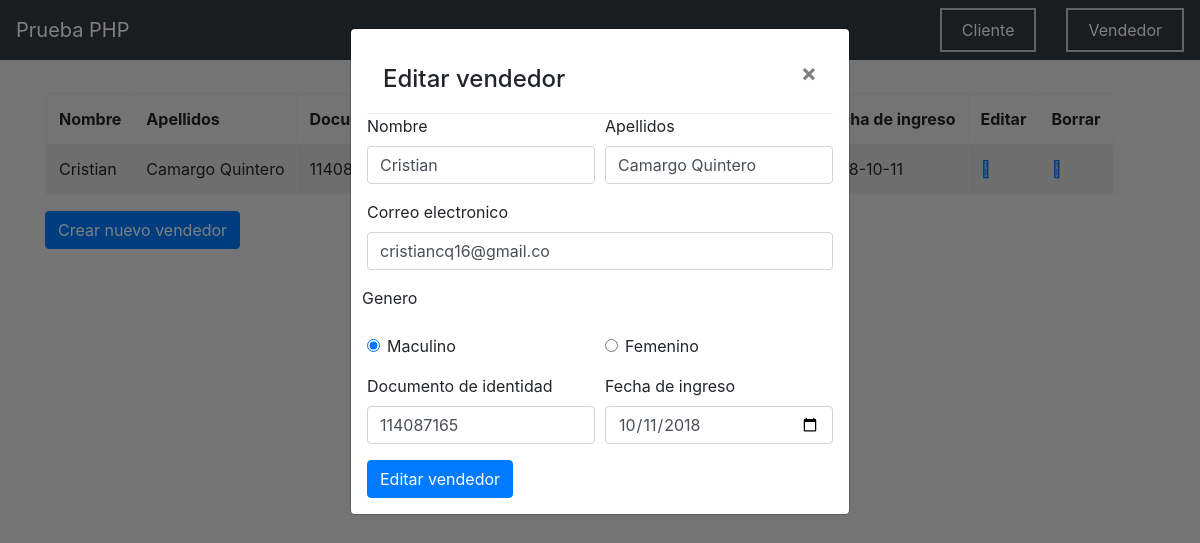
The page /vendedores.php?editar=76 on the database its author committed.
### tables this page shows
CREATE TABLE `vendedores` (
  `id` int(10) NOT NULL AUTO_INCREMENT,
  `nombre` varchar(20) NOT NULL,
  `apellidos` varchar(20) NOT NULL,
  `docIdent` varchar(20) NOT NULL,
  `email` varchar(40) NOT NULL,
  `genero` varchar(20) NOT NULL,
  `fecha` date NOT NULL,
  PRIMARY KEY (`id`)
);

### vendedores.php (the view, shortened to what this page needs)
<?php include_once 'includes/header.php' ?>
    <div class="container">
        <div class="row">
            <div class="col mt-3">
            </div>
        </div>
    </div>
    <div class="container">
        <div class="row mt-3">
            <div class="col">
                <table class="table table-striped table-bordered table-hover table table-responsive">
                    <thead>
                        <tr>
                            <th>
                                Nombre
                            </th>
                            <th>
                                Apellidos
                            </th>
                            <th>
                                Documento de identidad
                            </th>
                            <th>
                            </th>
                            <th>
                            </th>
                            <th>
                                Fecha de ingreso
                            </th>
                            <th>
                                Editar
                            </th>
                            <th>
                                Borrar
                            </th>
                        </tr>
                    </thead>
                    <tbody>
                        <?php
                        require('funciones/bd_conexion.php');
                        $sqlSelect="SELECT * from vendedores";
                        $resultadoSelect = $conn->query($sqlSelect);
                        while($vendedores = $resultadoSelect->fetch_assoc()){
                        ?>
                        <tr>
                            <td><?php echo $vendedores['nombre'];?></td>
                            <td><?php echo $vendedores['apellidos'];?></td>
                            <td><?php echo $vendedores['docIdent'];?></td>
                            <td><?php echo $vendedores['email'];?></td>
                            <td><?php echo $vendedores['genero'];?></td>
                            <td><?php echo $vendedores['fecha'];?></td>
                            <td> <a href="vendedores.php?editar=<?php echo $vendedores['id'];?>"><i class="fal fa-user-edit"></i></a></td>
                            <td> <a href="vendedores.php?borrar=<?php echo $vendedores['id'];?>"><i class="fal fa-user-minus"></i></a></td>
                        </tr>
                        <?php } ?>
                    </tbody>
                </table>
            </div>
        </div>
    </div>
    <div class="container">
        <div class="row">
            <div class="col">
                <button class="btn btn-primary" data-toggle="modal" data-target="#fm-modal">Crear nuevo vendedor</button>
            </div>
        </div>
    </div>
    <?php
    if(isset($_GET['editar'])){
    include 'includes/editarv.php';
    };
    ?>
</body>
</html>

### includes/editarv.php (shortened to what this page needs)
<?php
    if (isset($_GET['editar'])) {
        $editar_id = $_GET['editar'];
    $sqlEdit = "SELECT * FROM vendedores where id ='$editar_id'";
    $resultadoEdit = $conn->query($sqlEdit);
    $rowEdit = $resultadoEdit->fetch_array();
    $nombre =$rowEdit['nombre'];
    $apellidos =$rowEdit['apellidos'];
    $docIdent =$rowEdit['docIdent'];
    $email =$rowEdit['email'];
    $genero =$rowEdit['genero'];
    $fecha =$rowEdit['fecha'];
    }
?>
<div class="container">
        <div class="row">
            <div class="col mt-3">
                <div class="modal fade" id="edit-modal" tabindex="-1" role="dialog" area-labelledby="edit-modal"
                    area-hidden="true">
                    <div class="modal-dialog">
                        <div class="modal-content">
                            <div class="modal-body">
                                <div class="modal-header">
                                    <h4 class="modal-title">Editar vendedor</h4>
                                    <button class="close" data-dismiss="modal" aria-label="Cerrar">
                                        <span aria-hidden="true">&times;</span>
                                    </button>
                                </div>
                                <form action="" method="POST">
                                    <div class="form-row">
                                        <div class="form-group col-md-6">
                                            <label for="nombre">Nombre</label>
                                            <input required type="text" class="form-control" id="nombre" placeholder="Nombre"
                                                name="nombre" value="<?php echo $nombre;?>">
                                        </div>
                                        <div class="form-group col-md-6">
                                            <label for="apellido">Apellidos</label>
                                            <input required type="text" class="form-control" id="apellido" placeholder="Apellidos"
                                                name="apellidos" value="<?php echo $apellidos;?>">
                                        </div>
                                    </div>
                                    <div class="form-group">
                                        <label for="email">Correo electronico</label>
                                        <input required type="email" class="form-control" id="email" placeholder="Correo electronico"
                                            name="email" value="<?php echo $email;?>">
                                    </div>
                                    <div class="form-row">
                                        <div class="form-group">
                                            <label for="genero">Genero</label>
                                        </div>
                                    </div>
                                    <div class="form-row">
                                        <div class="form-group col-6">
                                            <div class="form-check">
                                                <input required class="form-check-input" type="radio" name="genero" value="masculino"
                                                <?php
                                                if ($genero=='masculino') {
                                                    echo "checked";
                                                }
                                                ?>
                                                >
                                                <label class="form-check-label" for="masculino">
                                                    Maculino
                                                </label>
                                            </div>
                                        </div>
                                        <div class="form-group col-6">
                                            <div class="form-check">
                                                <input required class="form-check-input" type="radio" name="genero" value="femenino"
                                                <?php
                                                if ($genero=='femenino') {
                                                    echo "checked";
                                                }
                                                ?>
                                                >
                                                <label class="form-check-label" for="femenino">
                                                    Femenino
                                                </label>
                                            </div>
                                        </div>
                                    </div>
                                    <div class="form-row">
                                        <div class="form-group col-md-6">
                                            <label for="direccion">Documento de identidad</label>
                                            <input required type="numer" class="form-control" id="documentoI" placeholder="Documento de identidad" name="documentoI" value="<?php echo $docIdent;?>">
                                        </div>
                                        <div class="form-group col-md-6">
                                            <label for="fecha">Fecha de ingreso</label>
                                            <input required class="form-control" type="date" id="fecha" name="fecha" value="<?php echo $fecha;?>">
                                        </div>
                                    </div>
                                    <button type="submit" name="btnEditar" class="btn btn-primary">Editar vendedor</button>
                                </form>
                            </div>
                        </div>
                    </div>
                </div>
            </div>
        </div>
    </div>

### css/main.css (style rules this page uses)
html { color: #222; font-size: 1em; line-height: 1.4; }
body { background-color: rgb(233, 233, 233)!important; }
table { max-height: 450px; }

### rows shown on the page
vendedores: nombre "Cristian", apellidos "Camargo Quintero", docIdent "114087165", fecha "2018-10-11", email "cristiancq16@gmail.co", genero "☑", documentoI "114087165", fecha "10/11/2018"
